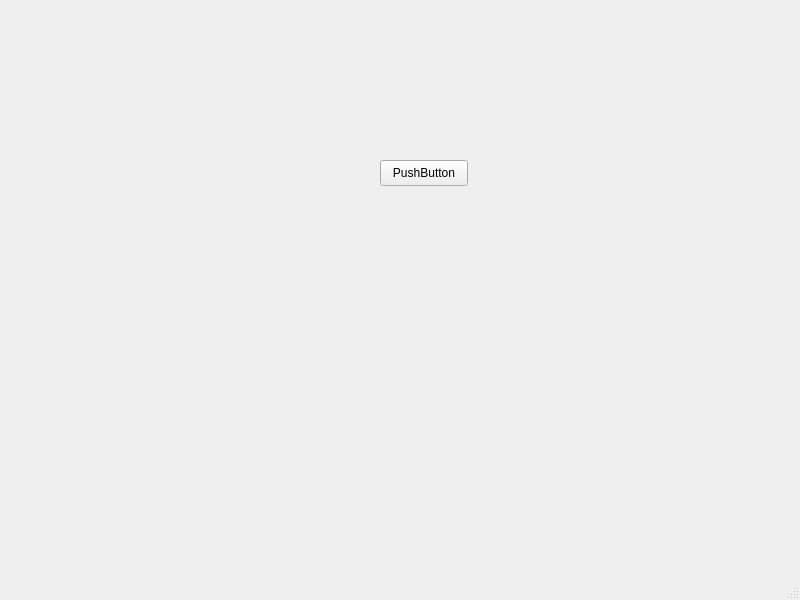
<?xml version="1.0" encoding="UTF-8"?>
<ui version="4.0">
 <class>MainWindow</class>
 <widget class="QMainWindow" name="MainWindow">
  <property name="geometry">
   <rect>
    <x>0</x>
    <y>0</y>
    <width>800</width>
    <height>600</height>
   </rect>
  </property>
  <property name="windowTitle">
   <string>MainWindow</string>
  </property>
  <widget class="QWidget" name="centralwidget">
   <widget class="QPushButton" name="pushButton">
    <property name="geometry">
     <rect>
      <x>380</x>
      <y>160</y>
      <width>88</width>
      <height>26</height>
     </rect>
    </property>
    <property name="text">
     <string>PushButton</string>
    </property>
   </widget>
  </widget>
  <widget class="QMenuBar" name="menubar">
   <property name="geometry">
    <rect>
     <x>0</x>
     <y>0</y>
     <width>800</width>
     <height>23</height>
    </rect>
   </property>
  </widget>
  <widget class="QStatusBar" name="statusbar"/>
 </widget>
 <resources/>
 <connections/>
</ui>
